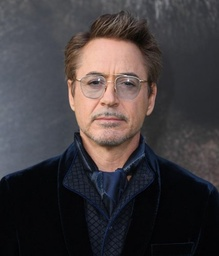
#> input picture images/RDjr.jpg, 219 x 256 px, shrunk from 427 x 500 before the run
$ python image_smoothing.py images/RDjr.jpg out.png
#> lines starting #> are read from the running program, lines starting #| are printed output that depends on the picture
#!/usr/bin/env python3

import numpy as np
import cv2
import time
import matplotlib.pyplot as plt


def get_median_color( window ):

    channel1 = window[:, :, 0]
    channel2 = window[:, :, 1]
    channel3 = window[:, :, 2]

    color = np.zeros( (  3 ), dtype = np.uint8 )

    color[0] = np.median( channel1 )
    color[1] = np.median( channel2 )
    color[2] = np.median( channel3 )

    return color

def medianBlur_truncate( img, dft_img, window_size ):
    margin = int( ( window_size - 1 ) / 2 )

    filtered_img = np.copy( img )
    for i in range( margin, img.shape[0] - margin ):
        for j in range( margin, img.shape[1] - margin ):

            if dft_img[i, j] < 0.1:
                window = img[i - margin: i + margin + 1, j - margin: j + margin + 1]

                median_color = get_median_color( window )
                filtered_img[i, j] = median_color

    print( 'Blurred!')
    return filtered_img


def main():
    import argparse
    parser = argparse.ArgumentParser( description = 'Smooth posterized image.' )
    parser.add_argument( 'input_image', help = 'The path to the input image.' )
    parser.add_argument( 'output_path', help = 'Where to save the output smoothed image.' )
    args = parser.parse_args()


    img = cv2.imread( args.input_image )
#> img is the input picture: shape (256, 219, 3); mean B, G, R 62.2, 59.9, 65.2
    img_og = np.copy( img )

    gray = cv2.cvtColor(img, cv2.COLOR_BGR2GRAY)
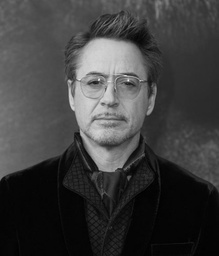
#> gray: shape (256, 219); min 0, max 244, mean 61.7

    # algorithm starts
    start = time.time()

    # DFT and inverse DFT
    rows, cols = gray.shape
#> rows = 256; cols = 219
    crow, ccol = int( rows / 2 ) , int( cols / 2 )
#> crow = 128; ccol = 109
    f = np.fft.fft2( gray )
    fshift = np.fft.fftshift( f )
    cv2.imwrite( args.output_path + '-mag_spec.jpg', 20 * np.log( np.abs( fshift ) ) )
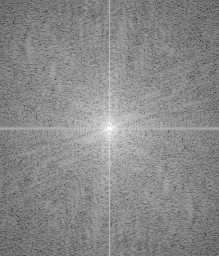
#> saved as out.png-mag_spec.jpg: shape (256, 219); min 38, max 255, mean 136.8


    fshift[crow - 25: crow + 25, ccol - 25: ccol + 25] = 0
    f_ishift = np.fft.ifftshift( fshift )
    img_back = np.fft.ifft2( f_ishift )
    img_back = np.abs( img_back ) / 255.    # black: 0, white: 1
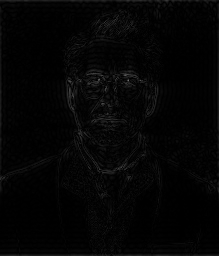
#> img_back: shape (256, 219) float64; min 3.48e-05, max 0.446, mean 0.0196

    frq = np.sort( np.copy( img_back ).ravel() )
    plt.plot( frq )
    plt.ylabel( 'grayscale (normalized)' )
    plt.savefig( args.output_path + '-frequency.jpg' )
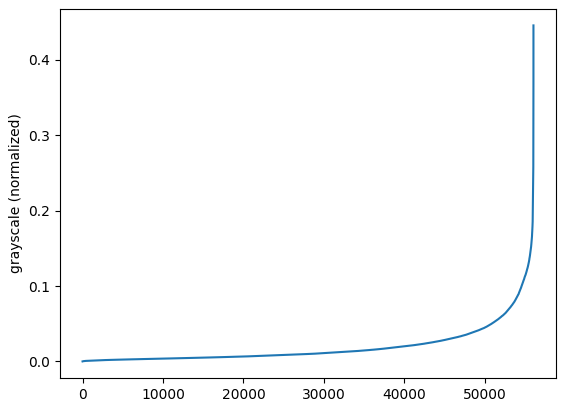
#> figure drawn by matplotlib, 1 panel; curve peaks at x = 56063, y = 0.446


    img = medianBlur_truncate( img, img_back, 7 )
    img = medianBlur_truncate( img, img_back, 7 )
#> call 2 of medianBlur_truncate, with window_size = 7
#> after the loop in medianBlur_truncate (call 2), `for i in range( margin, img.shape[0] - margin ):`:
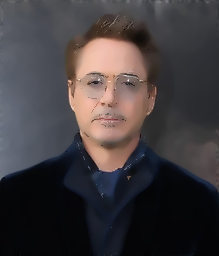
#> filtered_img: shape (256, 219, 3); mean B, G, R 62.1, 59.8, 65
    img = medianBlur_truncate( img, img_back, 7 )


    img_og = cv2.medianBlur( img_og, 7 )
    img_og = cv2.medianBlur( img_og, 7 )
    img_og = cv2.medianBlur( img_og, 7 )

    end = time.time()
    print( "Finished. Total time: ", end - start )


    cv2.imwrite( args.output_path + '-gray.jpg', gray )
    cv2.imwrite( args.output_path + '-DFT.jpg', img_back * 255. )
    cv2.imwrite( args.output_path +  '-pyMF.jpg', img_og )
    cv2.imwrite( args.output_path +  '.jpg', img )


if __name__ == '__main__':
    main()
